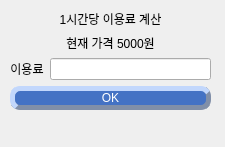
<?xml version="1.0" encoding="UTF-8"?>
<ui version="4.0">
 <class>Service_edit</class>
 <widget class="QMainWindow" name="Service_edit">
  <property name="geometry">
   <rect>
    <x>0</x>
    <y>0</y>
    <width>225</width>
    <height>147</height>
   </rect>
  </property>
  <property name="windowTitle">
   <string>MainWindow</string>
  </property>
  <widget class="QWidget" name="centralwidget">
   <widget class="QWidget" name="layoutWidget">
    <property name="geometry">
     <rect>
      <x>10</x>
      <y>10</y>
      <width>201</width>
      <height>100</height>
     </rect>
    </property>
    <layout class="QVBoxLayout" name="verticalLayout_2">
     <item>
      <layout class="QVBoxLayout" name="verticalLayout">
       <item>
        <widget class="QLabel" name="label_2">
         <property name="styleSheet">
          <string notr="true">font: 10pt &quot;HY견고딕&quot;;</string>
         </property>
         <property name="text">
          <string>&lt;html&gt;&lt;head/&gt;&lt;body&gt;&lt;p align=&quot;center&quot;&gt;1시간당 이용료 계산&lt;/p&gt;&lt;/body&gt;&lt;/html&gt;</string>
         </property>
        </widget>
       </item>
       <item>
        <widget class="QLabel" name="price_label">
         <property name="styleSheet">
          <string notr="true">font: 10pt &quot;HY견고딕&quot;;</string>
         </property>
         <property name="text">
          <string>&lt;html&gt;&lt;head/&gt;&lt;body&gt;&lt;p align=&quot;center&quot;&gt;현재 가격 5000원&lt;/p&gt;&lt;/body&gt;&lt;/html&gt;</string>
         </property>
        </widget>
       </item>
       <item>
        <layout class="QHBoxLayout" name="horizontalLayout">
         <item>
          <widget class="QLabel" name="label">
           <property name="styleSheet">
            <string notr="true">font: 14pt &quot;배달의민족 주아&quot;;</string>
           </property>
           <property name="text">
            <string>&lt;html&gt;&lt;head/&gt;&lt;body&gt;&lt;p align=&quot;center&quot;&gt;이용료&lt;/p&gt;&lt;/body&gt;&lt;/html&gt;</string>
           </property>
          </widget>
         </item>
         <item>
          <widget class="QLineEdit" name="Service_lineEdit"/>
         </item>
        </layout>
       </item>
      </layout>
     </item>
     <item>
      <widget class="QPushButton" name="Ok_Button">
       <property name="styleSheet">
        <string notr="true">background-color : rgb(68, 114, 196);
border-style : outset;
border-width : 5px;
border-radius : 10px;
border-color : rgb(129, 143, 168);
font: 10pt &quot;배달의민족 주아&quot;;
color: rgb(255, 255, 255);</string>
       </property>
       <property name="text">
        <string>OK</string>
       </property>
      </widget>
     </item>
    </layout>
   </widget>
  </widget>
  <widget class="QMenuBar" name="menubar">
   <property name="geometry">
    <rect>
     <x>0</x>
     <y>0</y>
     <width>225</width>
     <height>21</height>
    </rect>
   </property>
  </widget>
 </widget>
 <resources/>
 <connections/>
</ui>
